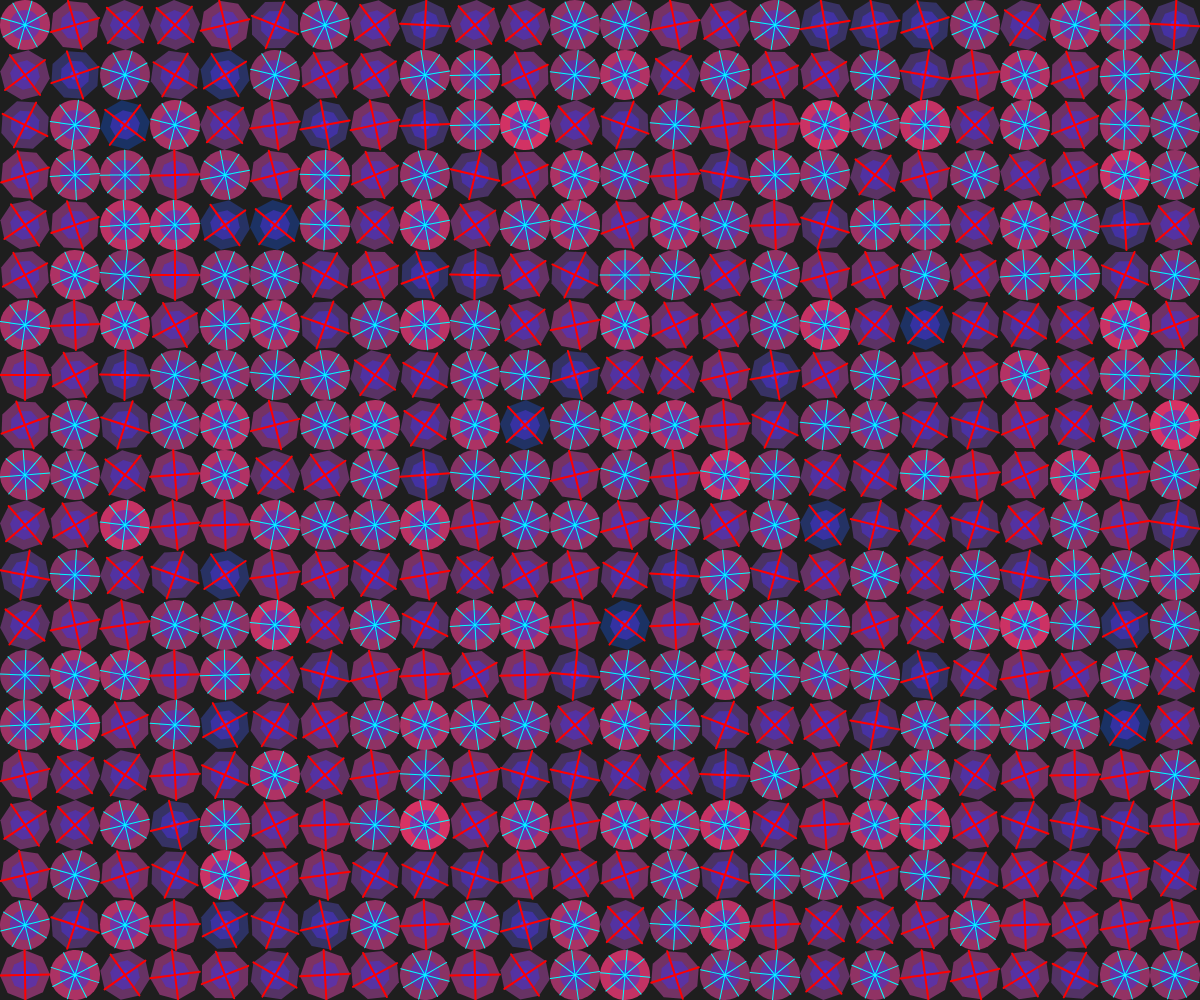
Frame 1 (no input)
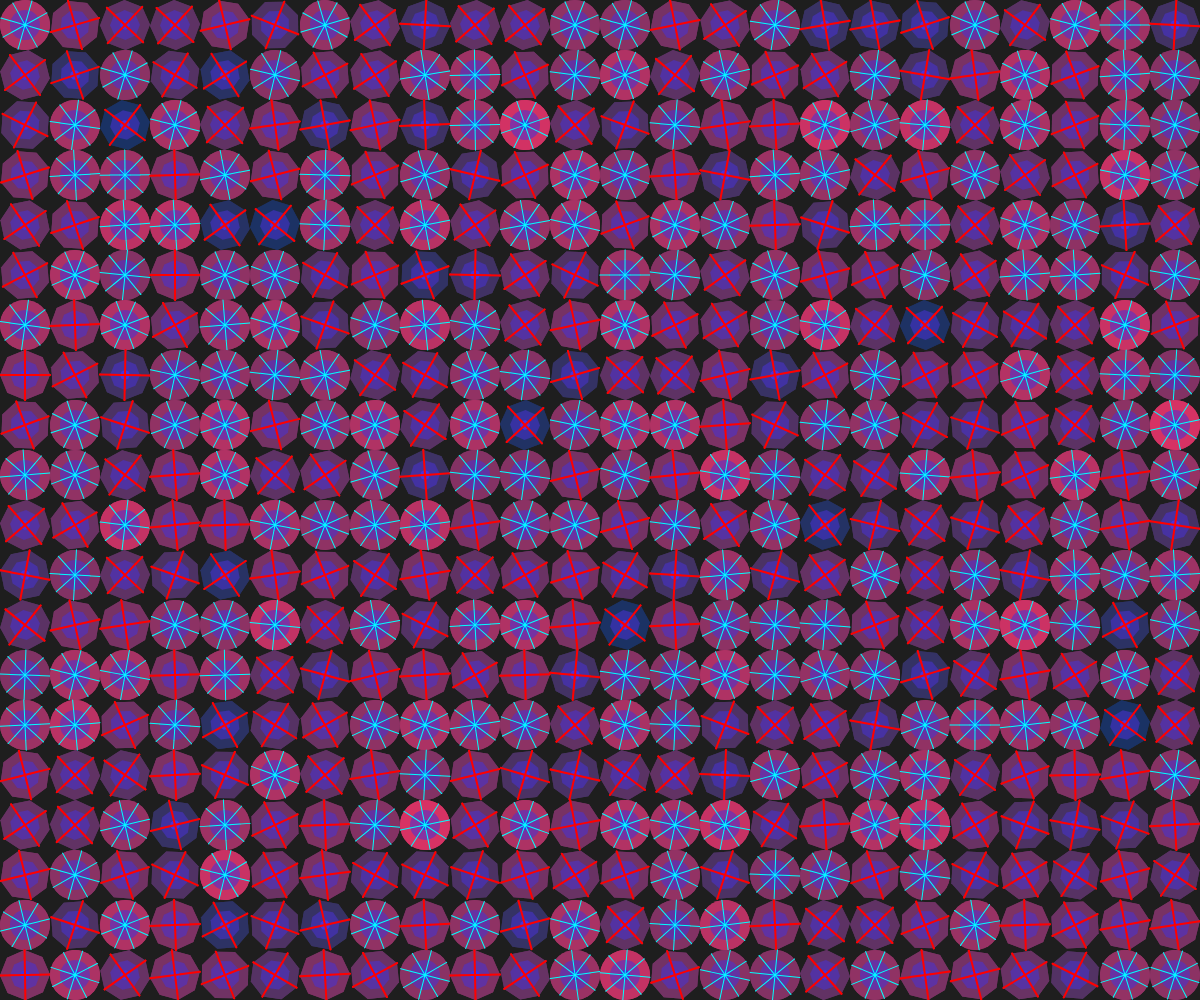
Frame 2 (the mouse pressed at the canvas centre, redrawn once)

The p5.js sketch that drew these frames (run headless with seeded random() and noise() and a simulated clock; the mouse was pressed at the canvas centre and the sketch redrawn once):

// p5.js sketch
// ── sketch.js
function setup() {
    createCanvas(windowWidth, windowHeight);
    noLoop();
    angleMode(DEGREES);
    noStroke();
    background(30);
  }
  
  function draw() {
    let gridSize = 50;
    let noiseScale = 0.05;
  
    for (let x = 0; x < width; x += gridSize) {
      for (let y = 0; y < height; y += gridSize) {
  
        // Generate Perlin noise values
        let noiseVal = noise(x * noiseScale, y * noiseScale);
        let shapeType = floor(noiseVal * 2);
        let col1 = color(noiseVal * 255, 50, 100);
        let col2 = color((1 - noiseVal) * 100, 50, 255);
        let angle = noiseVal * 360;
        
        push();
        translate(x + gridSize / 2, y + gridSize / 2);
        rotate(angle);
        
        // Gradient effect with layered shapes
        for (let r = gridSize * 0.5; r > 0; r -= 10) {
          let inter = map(r, gridSize * 0.5, 0, 0, 1);
          let c = lerpColor(col1, col2, inter);
          fill(c);
  
          if (shapeType === 0) {
            drawSukunaStyle(r);
          } else if (shapeType === 1) {
            drawGojoStyle(r);
          }
        }
        pop();
      }
    }
  }
  
  function drawSukunaStyle(radius) {
    beginShape();
    for (let i = 0; i < 8; i++) {
      let angle = 360 / 8 * i;
      let x = cos(angle) * radius;
      let y = sin(angle) * radius;
      vertex(x, y);
    }
    endShape(CLOSE);
    
    stroke(255, 0, 0);
    strokeWeight(2);
    line(-radius, 0, radius, 0);
    line(0, -radius, 0, radius);
    noStroke();
  }
  
  function drawGojoStyle(radius) {
    ellipse(0, 0, radius * 2);
    
    stroke(0, 255, 255);
    strokeWeight(1);
    for (let i = 0; i < 8; i++) {
      let angle = 360 / 8 * i;
      let x = cos(angle) * radius;
      let y = sin(angle) * radius;
      line(0, 0, x, y);
    }
    noStroke();
  }
  
